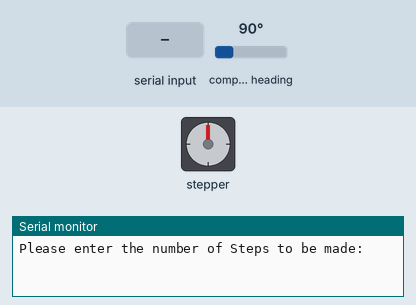
Recording of a sketch running on a simulated Arduino Uno, built with avr-gcc and run on an emulated ATmega328P. Parts: stepper motor, the last lines printed to the serial monitor. Wiring (inferred from the names in the program): stepper motor driver (200 steps per turn assumed): step pin 8; direction pin 9. Inputs (shaded band) come from the test bench; at power-on: compass heading 90°.

Above: at 2.2 s.
2.3 s: "90,45\n" received over Serial
At 3.0 s:
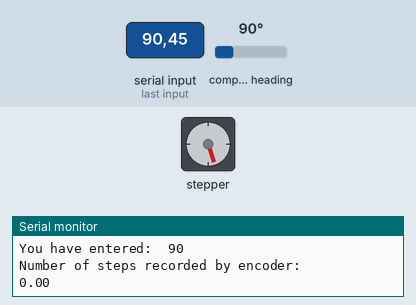
3.9 s: "30,150\n" received over Serial
At 4.8 s:
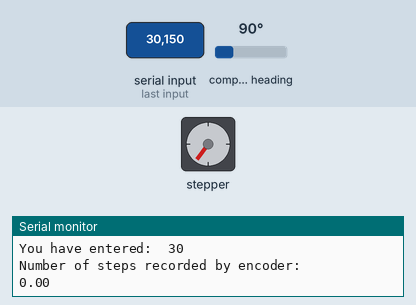
5.4 s: "5\n" received over Serial
At 5.9 s:
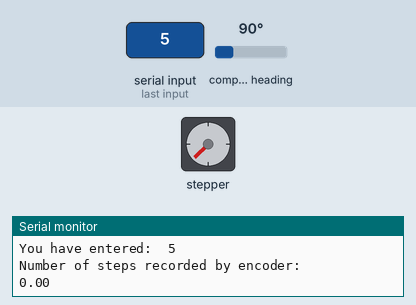
6.9 s: "90\n" received over Serial
At 7.7 s:
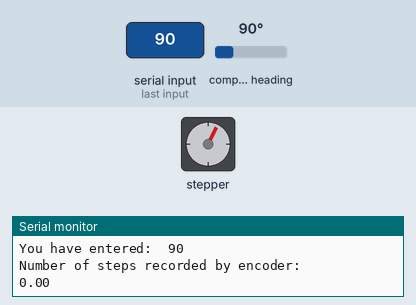
8.5 s: "90,45\n" received over Serial
At 8.9 s:
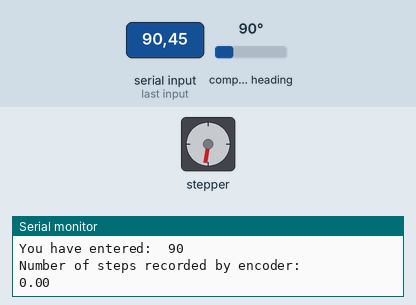
10.1 s: "30,150\n" received over Serial
At 10.8 s:
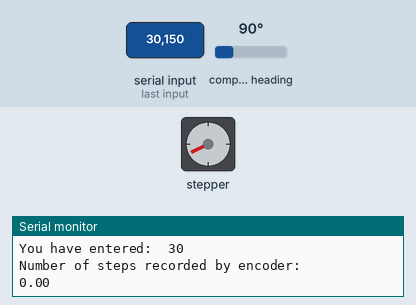
Timing chart, 0 to 12.6 s (numbered marks = the images above; inputs shaded):
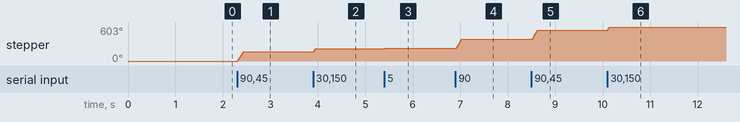

The sketch:

AS5600.ino
```cpp
// defines pins numbers

const int pulPin = 8;

const int dirPin = 9;

long number;

// encoder definition

#include "AS5600.h"
#include "Wire.h"

AS5600 as5600;   //  use default Wire


void setup() {
  Serial.begin(9600);

  // put your setup code here, to run once:
  pinMode(pulPin,OUTPUT);

  pinMode(dirPin,OUTPUT);

  digitalWrite(dirPin,HIGH); // Enables the motor to move in a particular direction

  //encoder
  Wire.begin();

  as5600.begin(2);  //  set direction pin.
  as5600.setDirection(AS5600_CLOCK_WISE);  //  default, just be explicit.

  //Serial.println(as5600.getAddress());

  //  as5600.setAddress(0x40);  //  AS5600L only

  int b = as5600.isConnected();
  //Serial.print("Connect: ");
  //Serial.println(b);

  delay(1000);
  Serial.println("Please enter the number of Steps to be made: ");


}

void motorStep( long MAX){


   for(long x = 0; x < MAX; x++) {

        digitalWrite(pulPin,HIGH);

        delayMicroseconds(500);

        digitalWrite(pulPin,LOW);

        delayMicroseconds(500);
        as5600.getCumulativePosition();
        as5600.getRevolutions();

      }

}

void loop() {
  if (Serial.available() > 0) { // Check if there is data available to read
    as5600.getCumulativePosition();
    number = Serial.parseInt(); // Read the input number from the Serial Monitor
    Serial.print("You have entered:");
    Serial.print("\t");
    Serial.println(number);
    motorStep(number);
    Serial.print("Number of steps recorded by encoder:");
    Serial.println("\t");
    //Serial.println(as5600.getRevolutions());
    Serial.println(as5600.getCumulativePosition()/20.48);
    as5600.resetPosition();
    delay(5);
    while (Serial.available() > 0) {
      char c = Serial.read(); // Read and discard remaining characters in the buffer
    }
  }
}
```

Measured:
- after the input at 2.3 s, stepper: turns 162° clockwise in 0.12 s, starting at once
- after the input at 3.9 s, stepper: turns 54° clockwise, starting at once
- after the input at 6.9 s, stepper: turns 162° clockwise in 0.12 s, starting at once
- after the input at 8.5 s, stepper: turns 162° clockwise in 0.12 s, starting at once
- after the input at 10.1 s, stepper: turns 54° clockwise, starting at once
